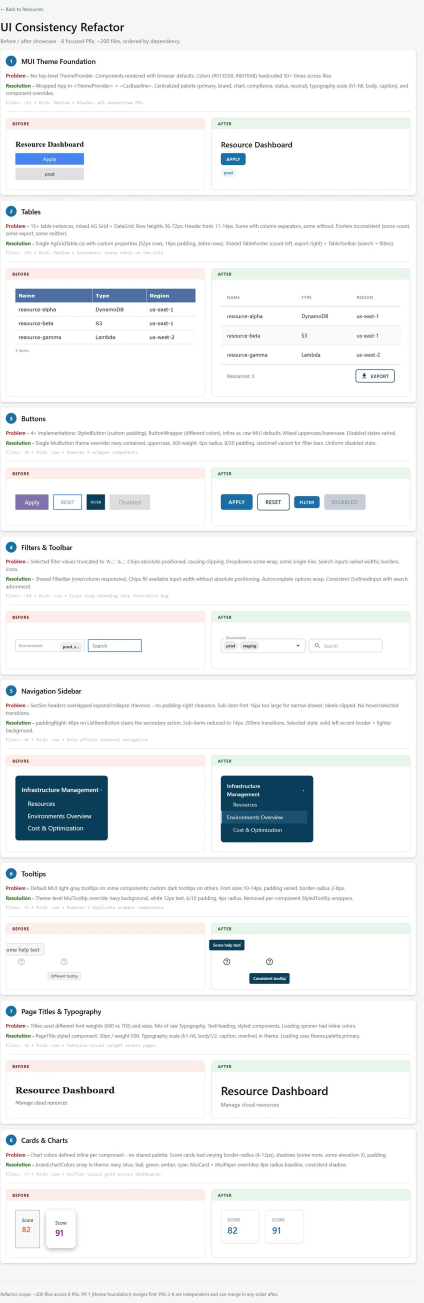
#> input picture assets/plate/showcase-full-height.webp, 1270 x 3908 px, given in place of showcase-full-height.png, which was not available (shown at 1/3 size)
$ python ui_pairs.py
#> lines starting #> are read from the running program, lines starting #| are printed output that depends on the picture; after the words box and inside, x2 and y2 are one past the last pixel; in counts of white or black regions, pixels touching at a corner belong together; pictures that were not available may be replaced by others from this repository, and a replacement may not be noted
# -*- coding: utf-8 -*-
"""Cut the before/after specimens out of the refactor showcase.

The showcase page already holds the comparison: eight components, each with the
version that shipped before the shared layer and the version that shipped after,
side by side in one card. Side by side is the right way to READ it on that page
and the wrong way to put it in a figure, because two panels shrunk to fit an 799px
slot are two things too small to see rather than one thing you can check.

So the panels are cut out and stacked instead, one exactly over the other, and the
reader drags the seam. That only works if they register, and registering is a
property of the CROP, not of the machine that draws it: the two panels are centred
inside their boxes, so the after -- which is taller, it gained a footer -- starts
37px lower than the before. Cropping both from their own content's top edge is what
puts the table headers on the same line. Crop them from the box instead and the
wipe shows the widget sliding up, which is the one thing that did not change.

The rectangles below are measured off the capture rather than typed from a design:
the panel borders are found by colour, the content bbox by ink, and both are
asserted at build time. A number that stops being true when the screenshot is
retaken should fail here rather than quietly produce a figure aimed at nothing.
"""
import io
import json
import os

from PIL import Image

SRC = os.path.join("assets", "tile", "_src", "showcase-full-height.png")
OUT = os.path.join("assets", "plate")

QUALITY = 92        # specimens, read close; not the 82 the whole-page plates get

# The two panels inside every card, in the capture's own pixels. Found once by
# walking the pink and green borders down the page; the same for all eight cards
# because they are the same component.
BEFORE_X, AFTER_X, PANEL_W = 203, 1285, 1041

# Each card's before/after panels: (top of the content area, bottom of the box).
# The content area starts 53px below the box's top edge, which is the BEFORE /
# AFTER label strip. The strip is left out of the crops on purpose -- the slider
# already says which side is which, and a label that changes colour across the
# seam is a second answer to a question the reader only asked once.
CARDS = {
    "theme":      (671, 978),
    "tables":     (1451, 2051),
    "buttons":    (2487, 2720),
    "filters":    (3195, 3428),
    "nav":        (3942, 4377),
    "tooltips":   (4813, 5092),
    "typography": (5528, 5761),
    "cards":      (6197, 6484),
}

# What actually gets cut. Height is the taller of the two sides plus air, so the
# shorter one is followed by page-white rather than by the box's own edge.
#
# BAND is white added ABOVE the crop rather than taken from the capture, and it is
# there for one reason: the slider hangs its before/after pills inside the top of
# the window, and without a band they sit on the table's header row -- which is one
# of the things the figure exists to compare. The band cannot come out of the
# capture, because above the content is the panel's own BEFORE / AFTER label strip
# and the two sides start at different heights. Added white is the only padding
# that is identical on both sides, which is the whole requirement.
BAND = 100
PAIRS = [
    # name          card       width  height
    ("ui-tables",   "tables",   966,   460),
]

# One card, whole, as the specimen for how a pull request was written up: the
# change, the reason, and the line that says what it costs to review and what it
# blocks. Cut at the capture's own resolution -- the camera goes close on that
# line, and a resampled 11px glyph cannot be recovered later.
ANATOMY = ("ui-pr-anatomy", (150, 240, 2378, 1035))


def ink_top(im, x0, y0, x1, y1, thresh=735):
    """First row inside the box that has any ink on it.

    The panels centre their contents, so this -- not the box -- is what the two
    crops have to share. Returns an absolute y.
    """
    px = im.crop((x0, y0, x1, y1)).load()
    for y in range(y1 - y0):
        for x in range(0, x1 - x0, 3):
            r, g, b = px[x, y]
            if r + g + b < thresh:
                return y0 + y
    raise SystemExit("  no content found in panel at y=%d" % y0)


def main():
    if not os.path.isfile(SRC):
        print("  no %s; nothing to cut" % SRC)
        return
    if not os.path.isdir(OUT):
        os.makedirs(OUT)
    im = Image.open(SRC).convert("RGB")
#> im is the input picture: PIL image 1270x3908 RGB; mean R, G, B 241.2, 242.9, 243.5
    index = {}

    for name, card, w, h in PAIRS:
        top, bot = CARDS[card]
        for side, x0, tag in ((0, BEFORE_X, "before"), (1, AFTER_X, "after")):
            y = ink_top(im, x0, top, x0 + PANEL_W, bot)
            if y + h > bot:
                raise SystemExit("  %s %s runs past its box" % (name, tag))
            # Centred horizontally on the panel, so the two sides share an axis
            # as well as a top edge.
            cx = x0 + (PANEL_W - w) // 2
            cut = Image.new("RGB", (w, h + BAND), (255, 255, 255))
            cut.paste(im.crop((cx, y, cx + w, y + h)), (0, BAND))
            dst = os.path.join(OUT, "%s-%s.webp" % (name, tag))
            cut.save(dst, "WEBP", quality=QUALITY, method=6)
            index["%s-%s" % (name, tag)] = dict(w=w, h=h + BAND,
                                                kb=int(os.path.getsize(dst) / 1024))
            print("  %-24s %dx%d  %dKB"
                  % (os.path.basename(dst), w, h + BAND,
                     os.path.getsize(dst) / 1024))
#> this loop made 1 pass
#> pass 1, in main, `cut.save(dst, "WEBP", quality=QUALITY, method=6)`:
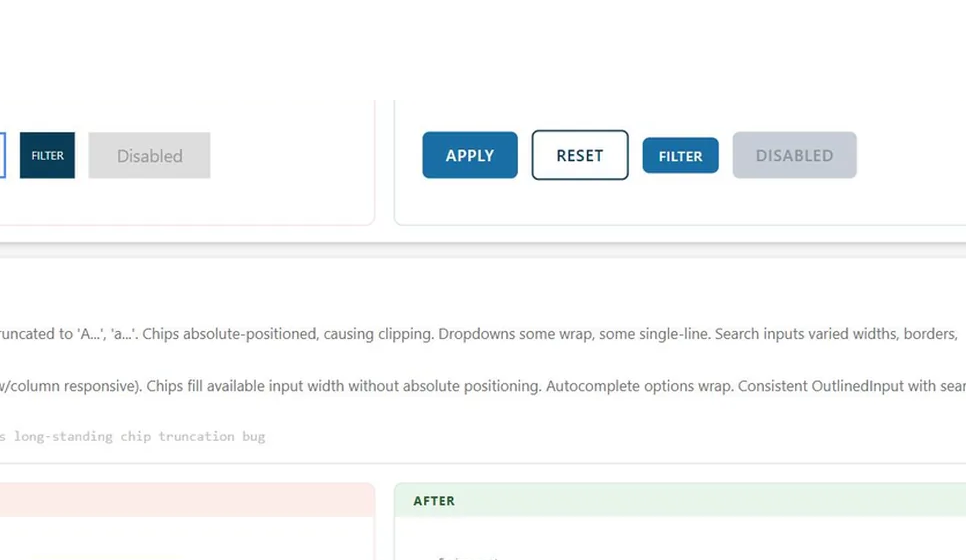
#> saved as ui-tables-before.webp: PIL image 966x560 RGB; mean R, G, B 246.1, 247.7, 248
#> pass 1, in main, `cut.save(dst, "WEBP", quality=QUALITY, method=6)`:
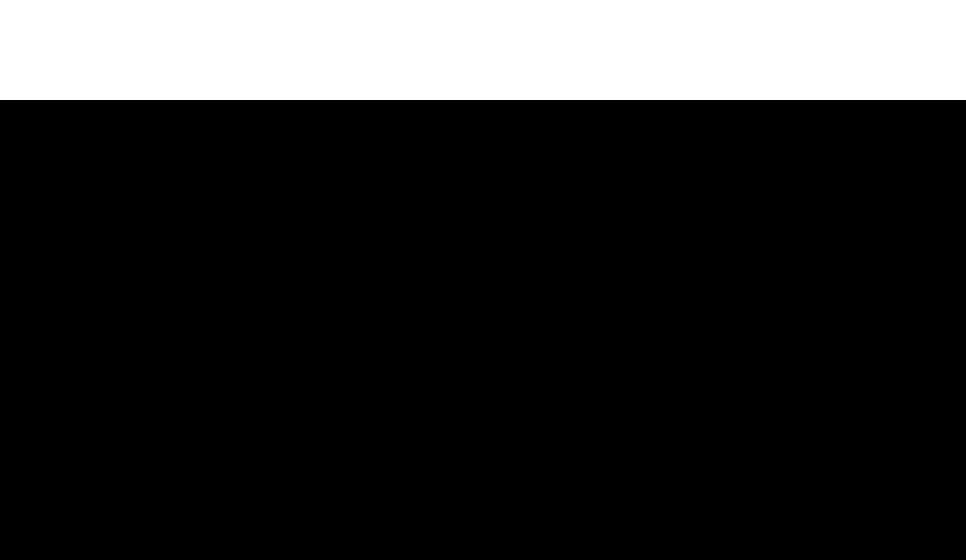
#> saved as ui-tables-after.webp: PIL image 966x560 RGB; 17.9% white; 1 white region, box (x1, y1, x2, y2) and area: (0, 0, 966, 100) 96600
#> after the loop, index = 2 items

    name, (x0, y0, x1, y1) = ANATOMY
    cut = im.crop((x0, y0, x1, y1))
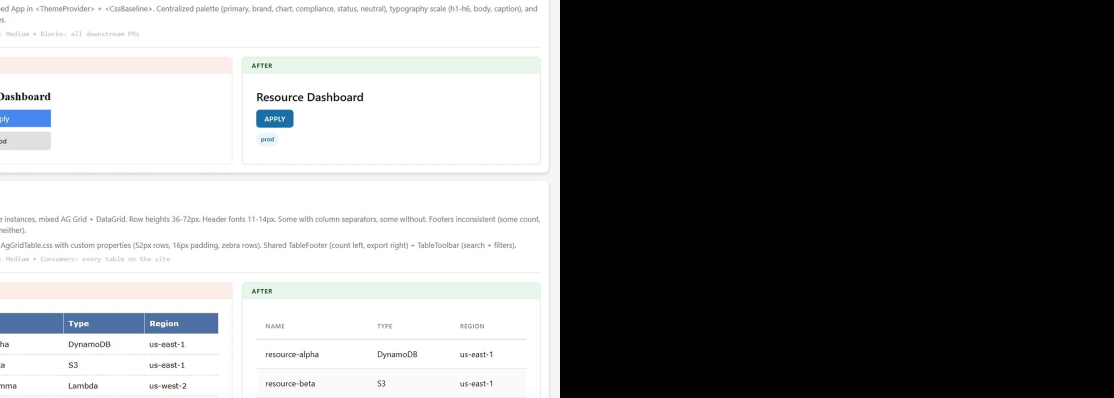
#> cut: PIL image 2228x795 RGB (shown at 1/2 size); mean R, G, B 122.9, 123.5, 123.9
    dst = os.path.join(OUT, name + ".webp")
    cut.save(dst, "WEBP", quality=QUALITY, method=6)
    index[name] = dict(w=x1 - x0, h=y1 - y0,
                       kb=int(os.path.getsize(dst) / 1024))
    print("  %-24s %dx%d  %dKB"
          % (os.path.basename(dst), x1 - x0, y1 - y0,
             os.path.getsize(dst) / 1024))
#|   ui-pr-anatomy.webp       2228x795  46KB

    with io.open("ui-pairs.json", "w", encoding="utf-8") as fh:
        fh.write(json.dumps(index, indent=1, sort_keys=True) + "\n")
    print("%d specimens cut from the showcase" % len(index))
#| 3 specimens cut from the showcase


if __name__ == "__main__":
    main()

$ run again, with assets/plate/dashboard-drill-1-envs.webp copied over assets/plate/showcase-full-height.webp
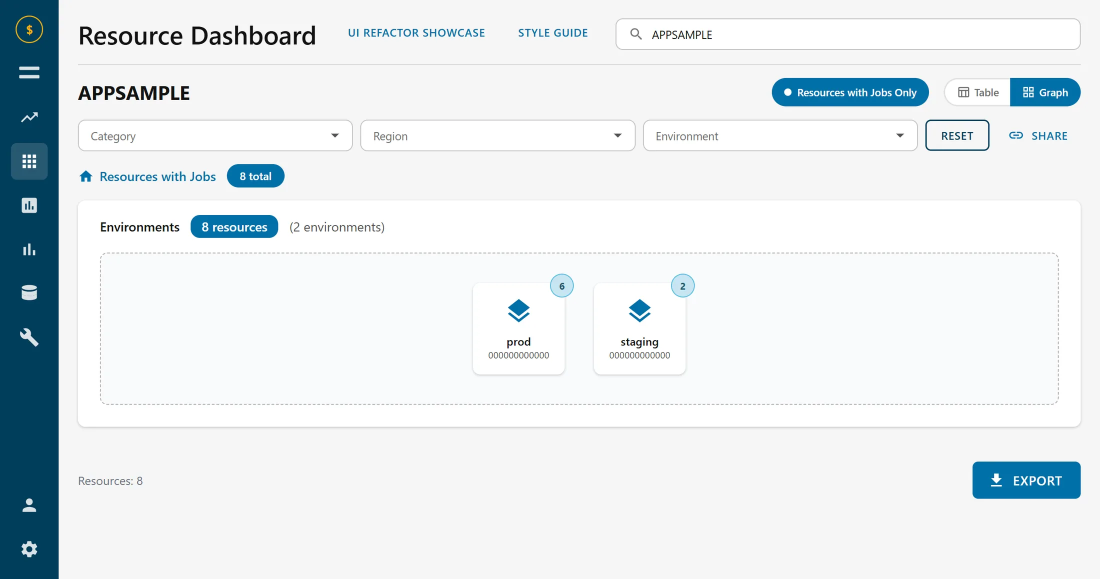
#> input picture assets/plate/dashboard-drill-1-envs.webp, 2200 x 1157 px, given in place of showcase-full-height.png, which was not available (shown at 1/2 size)
#> in main, im is the input picture: PIL image 2200x1157 RGB; mean R, G, B 228.4, 234.5, 237.3
#> after the loop in main, `for name, card, w, h in PAIRS:`: index = 2 items
#> in main, `cut = im.crop((x0, y0, x1, y1))`:
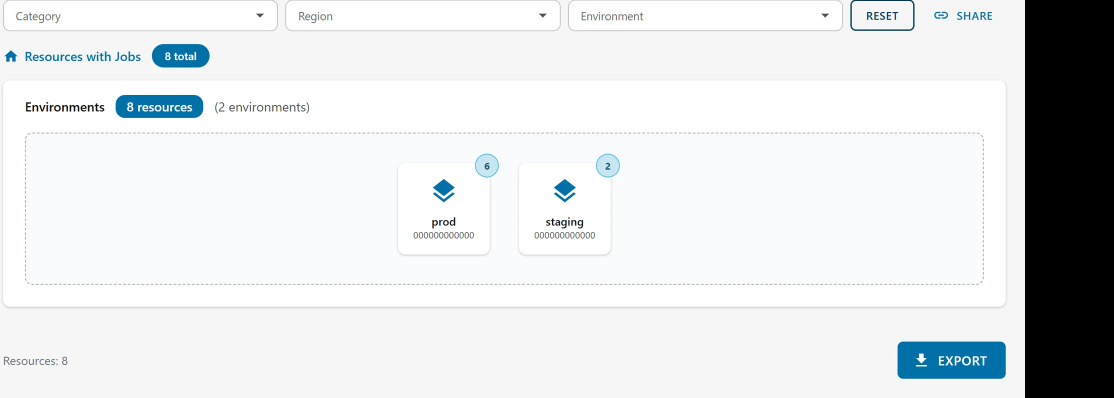
#> cut: PIL image 2228x795 RGB (shown at 1/2 size); mean R, G, B 223.9, 226.5, 227.8
#|   ui-pr-anatomy.webp       2228x795  42KB
#| 3 specimens cut from the showcase
